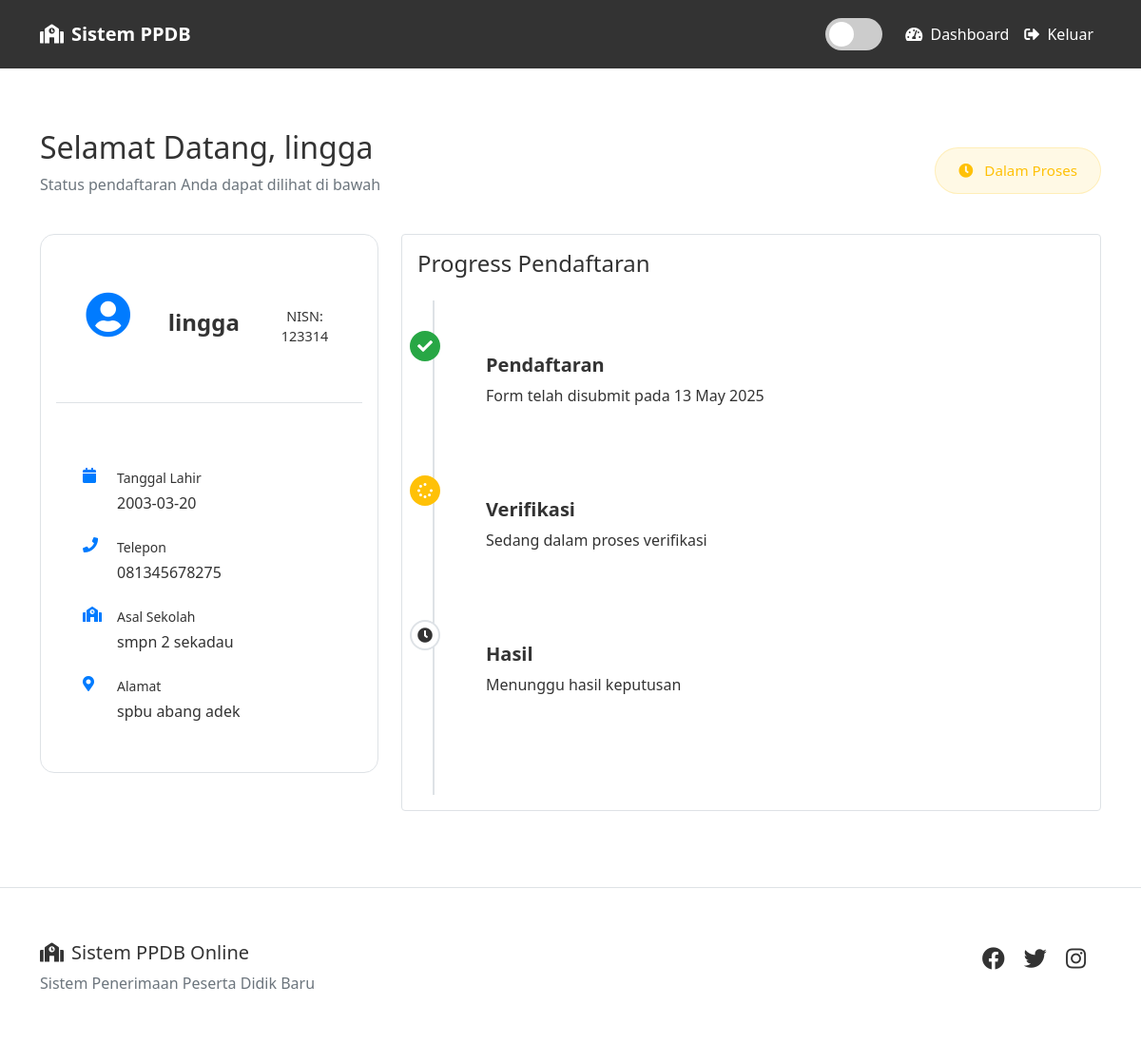
Page /dashboard (signed in) on the earlier database version.
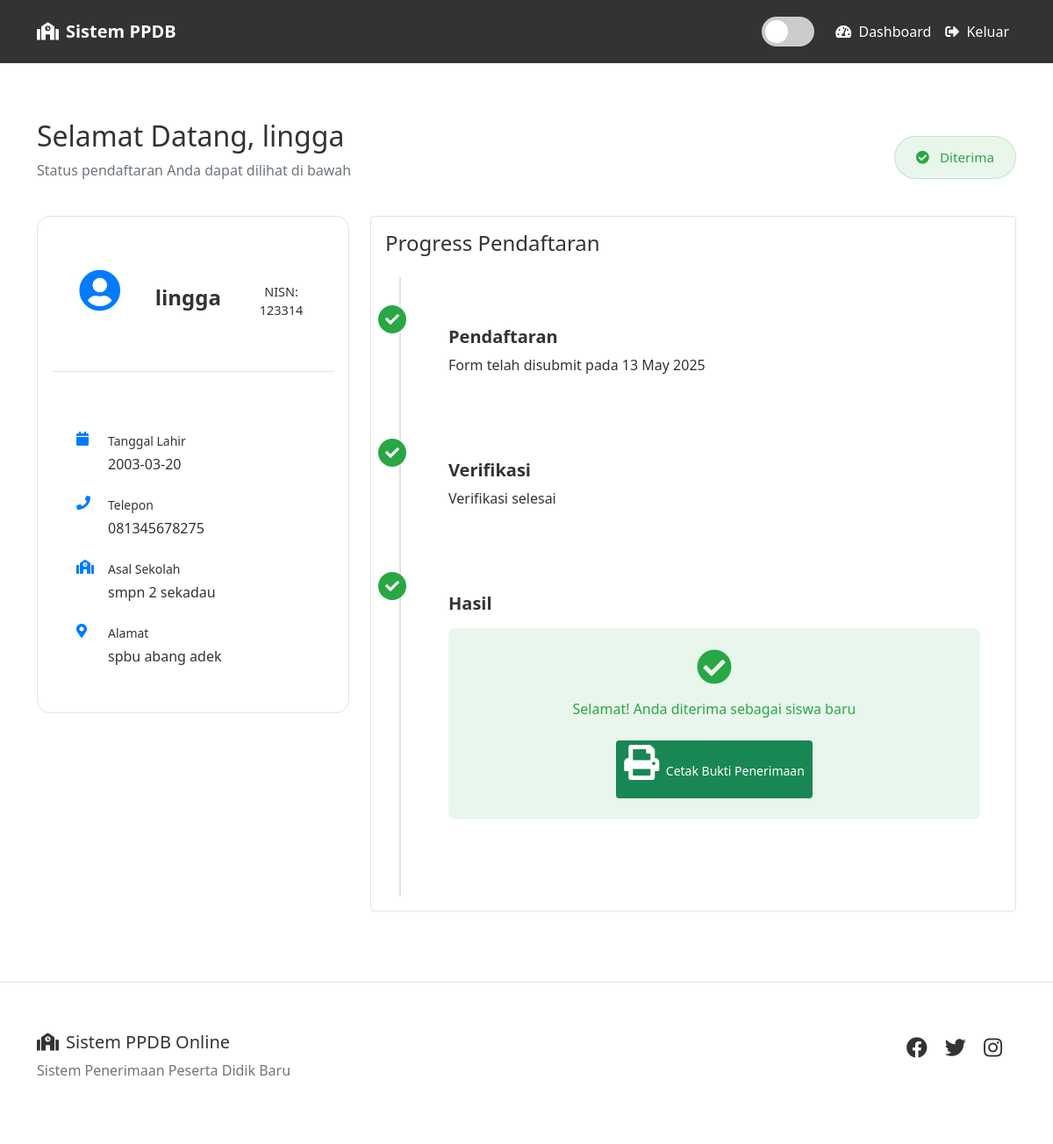
Same page on the later database version.
### app/models.py (models this page shows)
class Form(db.Model):
    id = db.Column(db.Integer, primary_key=True)
    user_id = db.Column(db.Integer, db.ForeignKey('user.id'), nullable=False)
    form_data = db.Column(db.Text, nullable=False)
    status = db.Column(db.String(20), default='pending')
    timestamp = db.Column(db.DateTime, default=datetime.utcnow)
    akta_kelahiran = db.Column(db.String(255))
    kartu_keluarga = db.Column(db.String(255))
    ijazah_smp = db.Column(db.String(255))
    foto_siswa = db.Column(db.String(255))
    ktp_ortu = db.Column(db.String(255))
    nisn_doc = db.Column(db.String(255))
    nilai_rapor = db.Column(db.String(255))
    sertifikat_prestasi = db.Column(db.String(255))
    @property
    def parsed_form_data(self):
        try:
            if isinstance(self.form_data, str):
                return json.loads(self.form_data)
            return self.form_data
        except:
            return {}

### app/routes/main.py (the view)
@main.route('/dashboard')
@login_required
def dashboard():
    if current_user.role == 'admin':
        forms = Form.query.all()
        return render_template('dashboard_admin.html', forms=forms)
    form = AdmissionForm()
    user_form = Form.query.filter_by(user_id=current_user.id).first()
    form_status = user_form.status if user_form else None
    form_submitted = user_form
    age = None
    if user_form and user_form.parsed_form_data.get('birth_date'):
        birth_date = datetime.strptime(user_form.parsed_form_data['birth_date'], '%Y-%m-%d')
        today = datetime.now()
        age = today.year - birth_date.year - ((today.month, today.day) < (birth_date.month, birth_date.day))
    return render_template('dashboard_user.html',
                         form=form,
                         form_status=form_status,
                         form_submitted=form_submitted,
                         age=age,
                         now=datetime.now())

### app/__init__.py (called while the page is built)
def create_app():
    app = Flask(__name__)
    app.config.from_object('config.Config')
    db.init_app(app)
    login_manager.init_app(app)
    migrate.init_app(app, db)
    @app.template_filter('json_loads')
    def json_loads_filter(value):
        return json.loads(value)
    @app.template_filter('parse_json')
    def parse_json(value):
        try:
            return json.loads(value)
        except:
            return {}
    login_manager.login_view = 'auth.login'
    login_manager.login_message_category = 'info'
    @login_manager.user_loader
    def load_user(user_id):
        from .models import User
        return User.query.get(int(user_id))
    from .routes.auth import auth
    from .routes.main import main
    app.register_blueprint(auth)
    app.register_blueprint(main)
    from .cli import create_admin
    app.cli.add_command(create_admin)
    return app

### app/templates/dashboard_user.html (shortened to what the changed rows need)
{% extends "base.html" %}
{% block content %}
<div class="dashboard-container">
    <div class="dashboard-header mb-4">
        <div class="row align-items-center">
            <div class="col-md-8">
                <h2 class="welcome-text">Selamat Datang, {{ current_user.name }}</h2>
            </div>
            <div class="col-md-4 text-md-end">
                {% if form_status == 'accepted' %}
                    <div class="status-pill success">
                        <i class="fas fa-check-circle"></i> Diterima
                    </div>
                {% elif form_status == 'rejected' %}
                    <div class="status-pill danger">
                        <i class="fas fa-times-circle"></i> Tidak Diterima
                    </div>
                {% elif form_submitted %}
                    <div class="status-pill warning">
                        <i class="fas fa-clock"></i> Dalam Proses
                    </div>
                {% endif %}
            </div>
        </div>
    </div>
    <div class="row g-4">
        <div class="col-md-4">
            <div class="card profile-card">
                <div class="card-body">
                    <div class="profile-header">
                        <div class="profile-avatar">
                            <i class="fas fa-user-circle"></i>
                        </div>
                        <h4 class="profile-name">{{ current_user.name }}</h4>
                        {% if form_submitted %}
                            <span class="profile-id">NISN: {{ form_submitted.parsed_form_data.get('nisn') }}</span>
                        {% endif %}
                    </div>
                </div>
            </div>
        </div>
        <div class="col-md-8">
            {% if form_submitted %}
                <div class="card">
                    <div class="card-body">
                        <h4 class="card-title mb-4">Progress Pendaftaran</h4>
                        <div class="timeline">
                            <div class="timeline-item completed">
                                <div class="timeline-dot">
                                    <i class="fas fa-check"></i>
                                </div>
                                <div class="timeline-content">
                                    <h5>Pendaftaran</h5>
                                    <p>Form telah disubmit pada {{ form_submitted.timestamp.strftime('%d %B %Y') }}</p>
                                </div>
                            </div>
                            <div class="timeline-item {{ 'completed' if form_status in ['accepted', 'rejected'] else 'active' }}">
                                <div class="timeline-dot">
                                    {% if form_status in ['accepted', 'rejected'] %}
                                        <i class="fas fa-check"></i>
                                    {% else %}
                                        <i class="fas fa-spinner fa-spin"></i>
                                    {% endif %}
                                </div>
                                <div class="timeline-content">
                                    <h5>Verifikasi</h5>
                                    <p>{{ "Sedang dalam proses verifikasi" if form_status == 'pending' else "Verifikasi selesai" }}</p>
                                </div>
                            </div>
                            <div class="timeline-item {{ 'completed' if form_status == 'accepted' else 'active' if form_status == 'rejected' else '' }}">
                                <div class="timeline-dot">
                                    {% if form_status == 'accepted' %}
                                        <i class="fas fa-check"></i>
                                    {% elif form_status == 'rejected' %}
                                        <i class="fas fa-times"></i>
                                    {% else %}
                                        <i class="fas fa-clock"></i>
                                    {% endif %}
                                </div>
                                <div class="timeline-content">
                                    <h5>Hasil</h5>
                                    {% if form_status == 'accepted' %}
                                        <div class="result-box success">
                                            <i class="fas fa-check-circle"></i>
                                            <p>Selamat! Anda diterima sebagai siswa baru</p>
                                            <a href="#" class="btn btn-success btn-sm mt-2">
                                                <i class="fas fa-print me-1"></i> Cetak Bukti Penerimaan
                                            </a>
                                        </div>
                                    {% elif form_status == 'rejected' %}
                                        <div class="result-box danger">
                                            <i class="fas fa-times-circle"></i>
                                            <p>Maaf, Anda belum dapat diterima</p>
                                        </div>
                                    {% else %}
                                        <p>Menunggu hasil keputusan</p>
                                    {% endif %}
                                </div>
                            </div>
                        </div>
                    </div>
                </div>
            {% endif %}
        </div>
    </div>
</div>
{% endblock %}

Differences in the rows shown:
changed Form: status "Sedang dalam proses verifikasi" → "Verifikasi selesai"
Other differences:
text no longer shown: "Dalam Proses Menunggu hasil keputusan"
text now shown: "Diterima Selamat! Anda diterima sebagai siswa baru Cetak Bukti Penerimaan"
